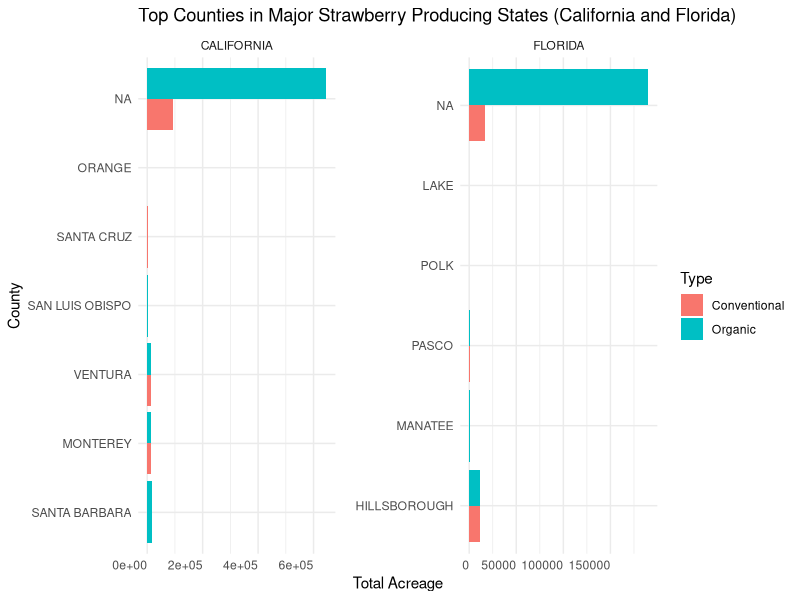
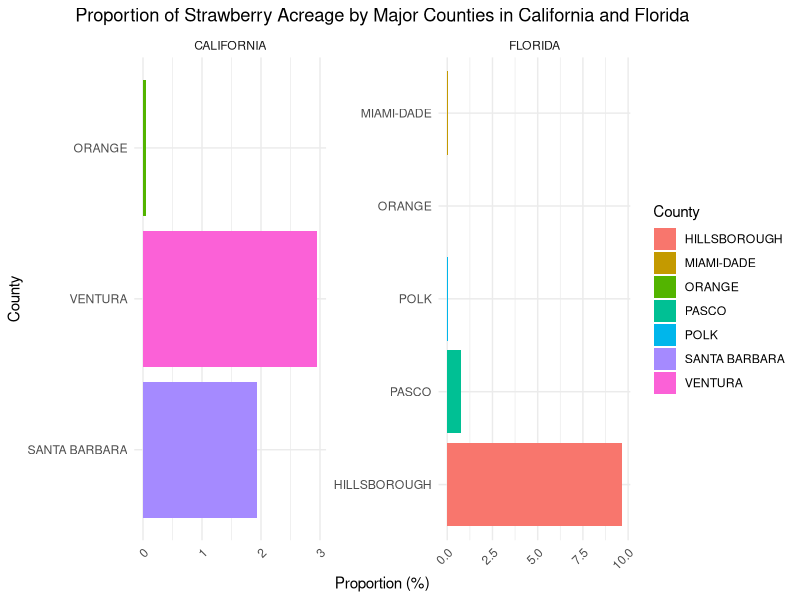

Recreate these plots in R, in order.
## ---- chunk 1
#| label: load libraries and set options
#| warning: false
#| message: false
#| 

library(knitr)  
library(kableExtra)
library(tidyverse)
library(stringr)

## ---- chunk 2

strawberry <- read_csv("strawberries25_v3.csv", col_names = TRUE)

glimpse(strawberry)
## ---- chunk 3

strawberry <- strawberry %>%
mutate(Value = as.numeric(str_replace_all(Value, "[^0-9\\.]", "")))

strawberry <- strawberry %>%
  filter(!is.na(Value)) 

str(strawberry$Value)

head(strawberry$Value)

## ---- chunk 4
state_county_acres <- strawberry %>%
  filter(State %in% c("CALIFORNIA", "FLORIDA")) %>%
  filter(str_detect(`Data Item`, "ACRES"))

state_county_acres <- state_county_acres %>%
  mutate(Type = ifelse(str_detect(`Data Item`, "BEARING"), "Conventional", "Organic"))

state_county_acres <- state_county_acres %>%
  select(State, County, Type, Value) %>%
  mutate(Value = as.numeric(Value))

state_county_acres <- state_county_acres %>%
  group_by(State, County, Type) %>%
  summarize(Total_Acres = sum(Value, na.rm = TRUE), .groups = "drop") %>%
  ungroup()
## ---- chunk 5
top2_states_all_types <- state_county_acres %>%
  filter(State %in% c("CALIFORNIA", "FLORIDA")) %>%
  group_by(State, Type) %>%
  top_n(5, wt = Total_Acres) %>%
  ungroup()

# plot 
ggplot(top2_states_all_types, aes(x = reorder(County, -Total_Acres), y = Total_Acres, fill = Type)) +
  geom_bar(stat = "identity", position = "dodge") +
  coord_flip() +  # flip
  facet_wrap(~ State, scales = "free") +
  labs(title = "Top Counties in Major Strawberry Producing States (California and Florida)",
       x = "County",
       y = "Total Acreage",
       fill = "Type") +
  theme_minimal() +
  theme(axis.text.x = element_text(angle = 0, hjust = 1), 
        panel.spacing = unit(1, "lines"))  
## ---- chunk 6
county_acreage_proportion <- state_county_acres %>%
  group_by(State) %>%
  mutate(State_Total_Acres = sum(Total_Acres, na.rm = TRUE)) %>%  
  ungroup() %>%
  mutate(Percentage = (Total_Acres / State_Total_Acres) * 100) %>%  
  select(State, County, Type, Total_Acres, State_Total_Acres, Percentage) 


## ---- chunk 7

# acreage proportion
county_acreage_proportion <- county_acreage_proportion %>%
  filter(County %in% c("SANTA BARBARA", "VENTURA", "MIAMI-DADE", "HILLSBOROUGH", "PASCO", "POLK", "ORANGE"))  # select country

# 
ggplot(county_acreage_proportion, aes(x = reorder(County, -Percentage), y = Percentage, fill = County)) +
  geom_bar(stat = "identity") +
  coord_flip() +  # flip
  facet_wrap(~ State, scales = "free") +
  labs(title = "Proportion of Strawberry Acreage by Major Counties in California and Florida",
       x = "County",
       y = "Proportion (%)",
       fill = "County") +
  theme_minimal() +
  theme(axis.text.x = element_text(angle = 45, hjust = 1),
        plot.title = element_text(hjust = 0.5)) 

## ---- chunk 8

# 1. Define a function to split `Domain Category` into `Use`, `Name`, and `Code`
split_chemical_data <- function(item) {
  # Use a detailed regular expression to match complex chemical information
  match <- str_match(item, "CHEMICAL,\\s*(\\w+):\\s*\\(([^=]+)\\s*=\\s*(\\d+)\\)")
  
  if (!is.na(match[1])) {
    return(data.frame(Use = match[2], Name = match[3], Code = match[4], stringsAsFactors = FALSE))
  } else {
    return(data.frame(Use = NA, Name = NA, Code = NA, stringsAsFactors = FALSE))
  }
}

# 2. Apply the function to the `Domain Category` column and create new columns
strawberry_cleaned <- strawberry %>%
  # Apply to rows where `Domain Category` contains "CHEMICAL"
  filter(grepl("CHEMICAL", `Domain Category`)) %>%
  rowwise() %>%
  mutate(Use = split_chemical_data(`Domain Category`)$Use,
         Name = split_chemical_data(`Domain Category`)$Name,
         Code = split_chemical_data(`Domain Category`)$Code) %>%
  ungroup()

head(strawberry_cleaned)
